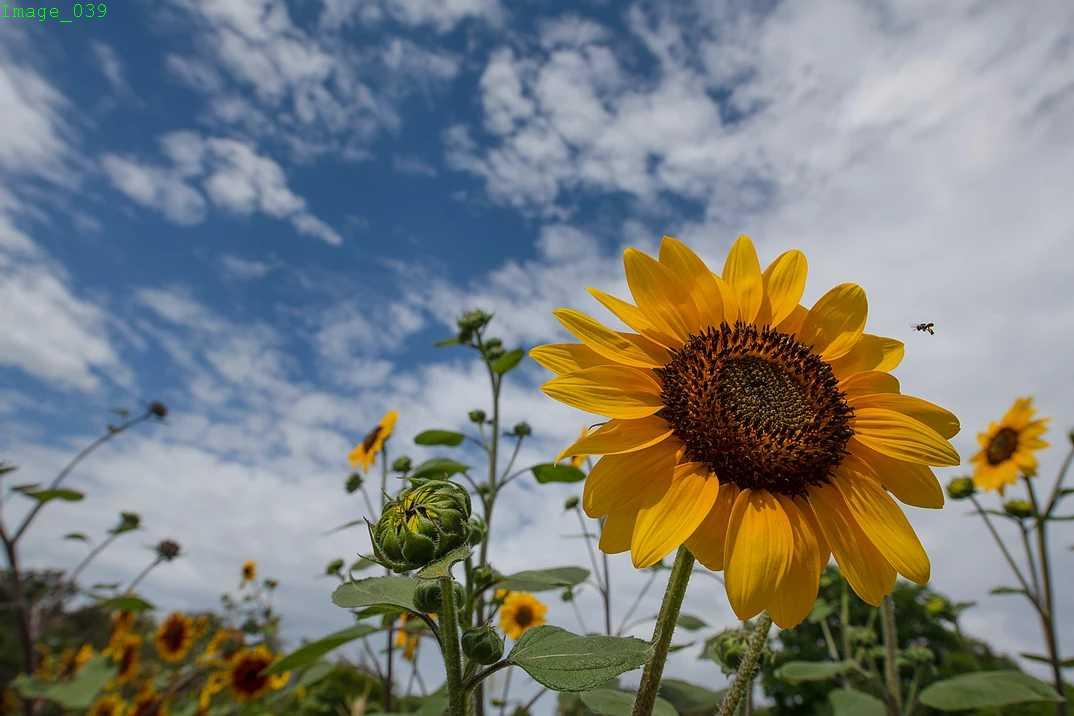
#> input picture jack.jpg, 1074 x 716 px, found by its file name
$ python spatialres.py
#> lines starting #> are read from the running program, lines starting #| are printed output that depends on the picture
import cv2
import matplotlib.pyplot as plt
import numpy as np

original_image = cv2.imread("Jack.jpg", 0)
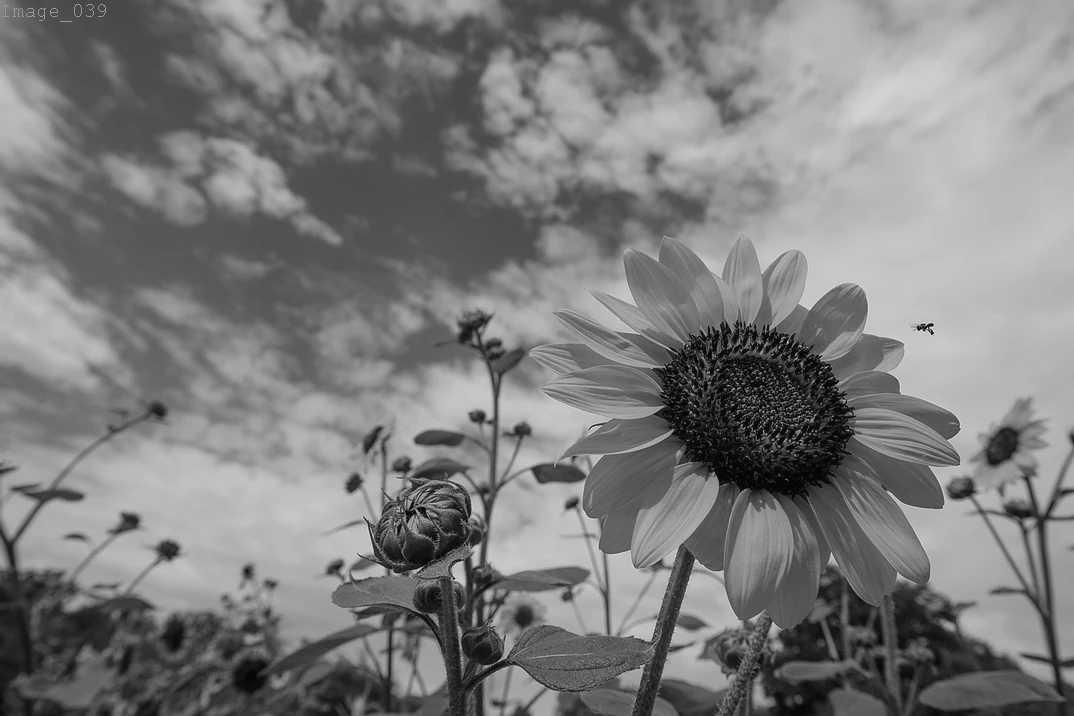
#> original_image: shape (716, 1074); min 0, max 253, mean 124.6
original_image = cv2.resize(original_image, (512, 512))
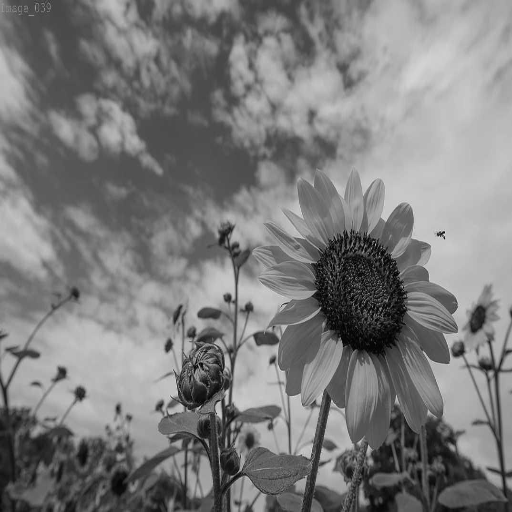
#> original_image: shape (512, 512); min 0, max 225, mean 124.5

for k in range(1, 9):
    height, width = original_image.shape
    plt.subplot(2, 4, k)
    plt.imshow(cv2.cvtColor(original_image, cv2.COLOR_BGR2RGB))
    plt.title(f"{height}x{width}")
    decreased_image = []
    for c in range(0, height, 2):
        new_row = []
        for r in range(0, width, 2):
            pixel = (original_image[c, r] * 0.25) + (original_image[c + 1, r] * 0.25)
            pixel = pixel + (original_image[c, r + 1] * 0.25) + (original_image[c + 1, r + 1] * 0.25)
            new_row.append(pixel)
        decreased_image.append(new_row)
    decreased_image = np.uint8(decreased_image)
    original_image = decreased_image

plt.show()
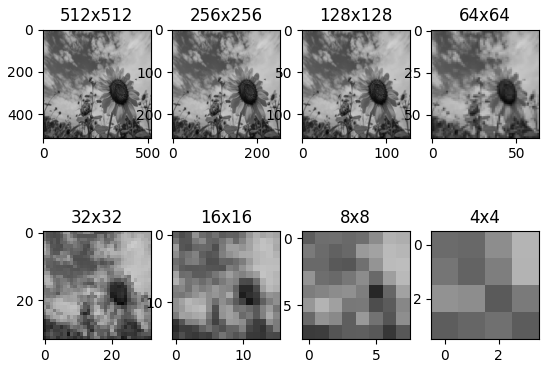
#> figure drawn by matplotlib, 8 panels
